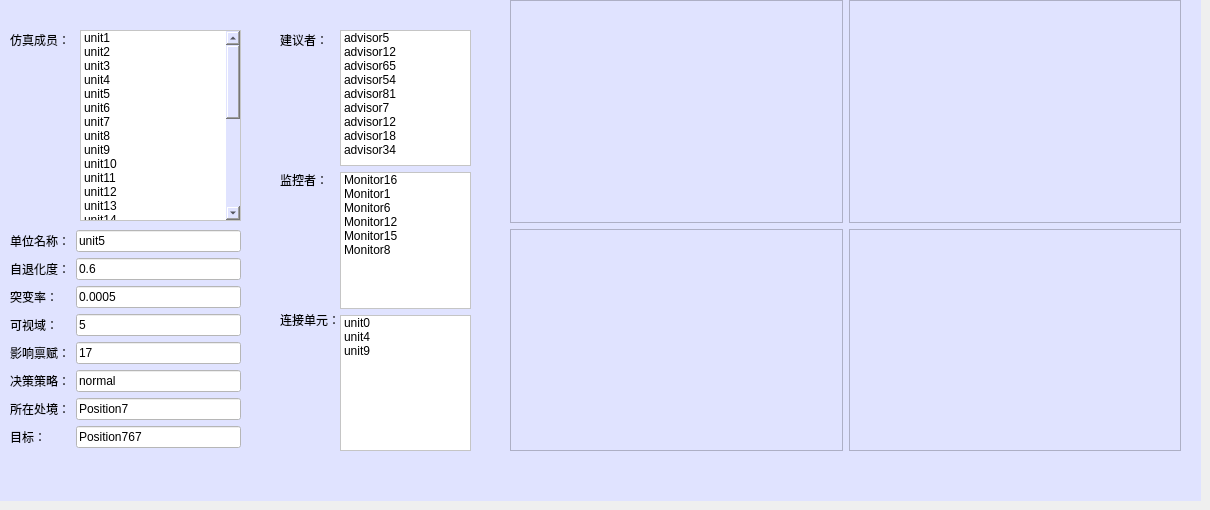
      <widget class="QWidget" name="unitTab">
       <attribute name="title">
        <string>仿真成员</string>
       </attribute>
       <widget class="QWidget" name="widget" native="true">
        <property name="geometry">
         <rect>
          <x>0</x>
          <y>0</y>
          <width>1201</width>
          <height>501</height>
         </rect>
        </property>
        <property name="styleSheet">
         <string notr="true">background-color: rgb(224, 227, 255);</string>
        </property>
        <widget class="QWidget" name="gridLayoutWidget_4">
         <property name="geometry">
          <rect>
           <x>510</x>
           <y>0</y>
           <width>671</width>
           <height>451</height>
          </rect>
         </property>
         <layout class="QGridLayout" name="gridLayout_4">
          <item row="0" column="0">
           <widget class="QGraphicsView" name="graphicsView_14">
            <property name="styleSheet">
             <string notr="true">border-image: url(:/chart/1.jpg);</string>
            </property>
           </widget>
          </item>
          <item row="1" column="1">
           <widget class="QGraphicsView" name="graphicsView_15">
            <property name="styleSheet">
             <string notr="true">border-image: url(:/chart/4.png);</string>
            </property>
           </widget>
          </item>
          <item row="1" column="0">
           <widget class="QGraphicsView" name="graphicsView_13">
            <property name="styleSheet">
             <string notr="true">border-image: url(:/chart/3.jpg);</string>
            </property>
           </widget>
          </item>
          <item row="0" column="1">
           <widget class="QGraphicsView" name="graphicsView_16">
            <property name="styleSheet">
             <string notr="true">border-image: url(:/chart/2.jpg);</string>
            </property>
           </widget>
          </item>
         </layout>
        </widget>
        <widget class="QLabel" name="label_79">
         <property name="geometry">
          <rect>
           <x>10</x>
           <y>30</y>
           <width>61</width>
           <height>20</height>
          </rect>
         </property>
         <property name="text">
          <string>仿真成员：</string>
         </property>
        </widget>
        <widget class="QLabel" name="label_85">
         <property name="geometry">
          <rect>
           <x>280</x>
           <y>30</y>
           <width>61</width>
           <height>20</height>
          </rect>
         </property>
         <property name="text">
          <string>建议者：</string>
         </property>
        </widget>
        <widget class="QLabel" name="label_86">
         <property name="geometry">
          <rect>
           <x>280</x>
           <y>170</y>
           <width>61</width>
           <height>20</height>
          </rect>
         </property>
         <property name="text">
          <string>监控者：</string>
         </property>
        </widget>
        <widget class="QLabel" name="label_88">
         <property name="geometry">
          <rect>
           <x>280</x>
           <y>310</y>
           <width>121</width>
           <height>20</height>
          </rect>
         </property>
         <property name="text">
          <string>连接单元：</string>
         </property>
        </widget>
        <widget class="QListWidget" name="listWidget_32">
         <property name="geometry">
          <rect>
           <x>80</x>
           <y>30</y>
           <width>161</width>
           <height>191</height>
          </rect>
         </property>
         <property name="styleSheet">
          <string notr="true">background-color: rgb(255, 255, 255);
</string>
         </property>
         <item>
          <property name="text">
           <string>unit1</string>
          </property>
         </item>
         <item>
          <property name="text">
           <string>unit2</string>
          </property>
         </item>
         <item>
          <property name="text">
           <string>unit3</string>
          </property>
         </item>
         <item>
          <property name="text">
           <string>unit4</string>
          </property>
         </item>
         <item>
          <property name="text">
           <string>unit5</string>
          </property>
         </item>
         <item>
          <property name="text">
           <string>unit6</string>
          </property>
         </item>
         <item>
          <property name="text">
           <string>unit7</string>
          </property>
         </item>
         <item>
          <property name="text">
           <string>unit8</string>
          </property>
         </item>
         <item>
          <property name="text">
           <string>unit9</string>
          </property>
         </item>
         <item>
          <property name="text">
           <string>unit10</string>
          </property>
         </item>
         <item>
          <property name="text">
           <string>unit11</string>
          </property>
         </item>
         <item>
          <property name="text">
           <string>unit12</string>
          </property>
         </item>
         <item>
          <property name="text">
           <string>unit13</string>
          </property>
         </item>
         <item>
          <property name="text">
           <string>unit14</string>
          </property>
         </item>
         <item>
          <property name="text">
           <string>unit15</string>
          </property>
         </item>
         <item>
          <property name="text">
           <string>unit16</string>
          </property>
         </item>
         <item>
          <property name="text">
           <string>unit17</string>
          </property>
         </item>
         <item>
          <property name="text">
           <string>unit18</string>
          </property>
         </item>
         <item>
          <property name="text">
           <string>unit19</string>
          </property>
         </item>
         <item>
          <property name="text">
           <string>unit20</string>
          </property>
         </item>
         <item>
          <property name="text">
           <string>unit21</string>
          </property>
         </item>
         <item>
          <property name="text">
           <string>unit22</string>
          </property>
         </item>
         <item>
          <property name="text">
           <string>unit23</string>
          </property>
         </item>
         <item>
          <property name="text">
           <string>unit24</string>
          </property>
         </item>
         <item>
          <property name="text">
           <string>unit25</string>
          </property>
         </item>
         <item>
          <property name="text">
           <string>unit26</string>
          </property>
         </item>
         <item>
          <property name="text">
           <string>unit27</string>
          </property>
         </item>
         <item>
          <property name="text">
           <string>unit28</string>
          </property>
         </item>
        </widget>
        <widget class="QWidget" name="layoutWidget">
         <property name="geometry">
          <rect>
           <x>10</x>
           <y>230</y>
           <width>231</width>
           <height>221</height>
          </rect>
         </property>
         <layout class="QGridLayout" name="gridLayout_2">
          <item row="0" column="0">
           <widget class="QLabel" name="label_89">
            <property name="text">
             <string>单位名称：</string>
            </property>
           </widget>
          </item>
          <item row="0" column="1">
           <widget class="QLineEdit" name="lineEdit_49">
            <property name="styleSheet">
             <string notr="true">background-color: rgb(255, 255, 255);
</string>
            </property>
            <property name="text">
             <string>unit5</string>
            </property>
           </widget>
          </item>
          <item row="1" column="0">
           <widget class="QLabel" name="label_80">
            <property name="text">
             <string>自退化度：</string>
            </property>
           </widget>
          </item>
          <item row="1" column="1">
           <widget class="QLineEdit" name="lineEdit_43">
            <property name="styleSheet">
             <string notr="true">background-color: rgb(255, 255, 255);
</string>
            </property>
            <property name="text">
             <string>0.6</string>
            </property>
           </widget>
          </item>
          <item row="2" column="0">
           <widget class="QLabel" name="label_81">
            <property name="text">
             <string>突变率：</string>
            </property>
           </widget>
          </item>
          <item row="2" column="1">
           <widget class="QLineEdit" name="lineEdit_44">
            <property name="styleSheet">
             <string notr="true">background-color: rgb(255, 255, 255);
</string>
            </property>
            <property name="text">
             <string>0.0005</string>
            </property>
           </widget>
          </item>
          <item row="3" column="0">
           <widget class="QLabel" name="label_82">
            <property name="text">
             <string>可视域：</string>
            </property>
           </widget>
          </item>
          <item row="3" column="1">
           <widget class="QLineEdit" name="lineEdit_45">
            <property name="styleSheet">
             <string notr="true">background-color: rgb(255, 255, 255);
</string>
            </property>
            <property name="text">
             <string>5</string>
            </property>
           </widget>
          </item>
          <item row="4" column="0">
           <widget class="QLabel" name="label_83">
            <property name="text">
             <string>影响禀赋：</string>
            </property>
           </widget>
          </item>
          <item row="4" column="1">
           <widget class="QLineEdit" name="lineEdit_46">
            <property name="styleSheet">
             <string notr="true">background-color: rgb(255, 255, 255);
</string>
            </property>
            <property name="text">
             <string>17</string>
            </property>
           </widget>
          </item>
          <item row="5" column="0">
           <widget class="QLabel" name="label_84">
            <property name="text">
             <string>决策策略：</string>
            </property>
           </widget>
          </item>
          <item row="5" column="1">
           <widget class="QLineEdit" name="lineEdit_47">
            <property name="styleSheet">
             <string notr="true">background-color: rgb(255, 255, 255);
</string>
            </property>
            <property name="text">
             <string>normal</string>
            </property>
           </widget>
          </item>
          <item row="6" column="0">
           <widget class="QLabel" name="label_87">
            <property name="text">
             <string>所在处境：</string>
            </property>
           </widget>
          </item>
          <item row="6" column="1">
           <widget class="QLineEdit" name="lineEdit_48">
            <property name="styleSheet">
             <string notr="true">background-color: rgb(255, 255, 255);
</string>
            </property>
            <property name="text">
             <string>Position7</string>
            </property>
           </widget>
          </item>
          <item row="7" column="0">
           <widget class="QLabel" name="label_106">
            <property name="text">
             <string>目标：</string>
            </property>
           </widget>
          </item>
          <item row="7" column="1">
           <widget class="QLineEdit" name="lineEdit_57">
            <property name="styleSheet">
             <string notr="true">background-color: rgb(255, 255, 255);
</string>
            </property>
            <property name="text">
             <string>Position767</string>
            </property>
           </widget>
          </item>
         </layout>
        </widget>
        <widget class="QWidget" name="layoutWidget">
         <property name="geometry">
          <rect>
           <x>340</x>
           <y>30</y>
           <width>131</width>
           <height>421</height>
          </rect>
         </property>
         <layout class="QVBoxLayout" name="verticalLayout_19">
          <item>
           <widget class="QListWidget" name="listWidget_14">
            <property name="styleSheet">
             <string notr="true">background-color: rgb(255, 255, 255);
</string>
            </property>
            <item>
             <property name="text">
              <string>advisor5</string>
             </property>
            </item>
            <item>
             <property name="text">
              <string>advisor12</string>
             </property>
            </item>
            <item>
             <property name="text">
              <string>advisor65</string>
             </property>
            </item>
            <item>
             <property name="text">
              <string>advisor54</string>
             </property>
            </item>
            <item>
             <property name="text">
              <string>advisor81</string>
             </property>
            </item>
            <item>
             <property name="text">
              <string>advisor7</string>
             </property>
            </item>
            <item>
             <property name="text">
              <string>advisor12</string>
             </property>
            </item>
            <item>
             <property name="text">
              <string>advisor18</string>
             </property>
            </item>
            <item>
             <property name="text">
              <string>advisor34</string>
             </property>
            </item>
           </widget>
          </item>
          <item>
           <widget class="QListWidget" name="listWidget_15">
            <property name="styleSheet">
             <string notr="true">background-color: rgb(255, 255, 255);
</string>
            </property>
            <item>
             <property name="text">
              <string>Monitor16</string>
             </property>
            </item>
            <item>
             <property name="text">
              <string>Monitor1</string>
             </property>
            </item>
            <item>
             <property name="text">
              <string>Monitor6</string>
             </property>
            </item>
            <item>
             <property name="text">
              <string>Monitor12</string>
             </property>
            </item>
            <item>
             <property name="text">
              <string>Monitor15</string>
             </property>
            </item>
            <item>
             <property name="text">
              <string>Monitor8</string>
             </property>
            </item>
           </widget>
          </item>
          <item>
           <widget class="QListWidget" name="listWidget_16">
            <property name="styleSheet">
             <string notr="true">background-color: rgb(255, 255, 255);
</string>
            </property>
            <item>
             <property name="text">
              <string>unit0</string>
             </property>
            </item>
            <item>
             <property name="text">
              <string>unit4</string>
             </property>
            </item>
            <item>
             <property name="text">
              <string>unit9 </string>
             </property>
            </item>
           </widget>
          </item>
         </layout>
        </widget>
       </widget>
      </widget>
